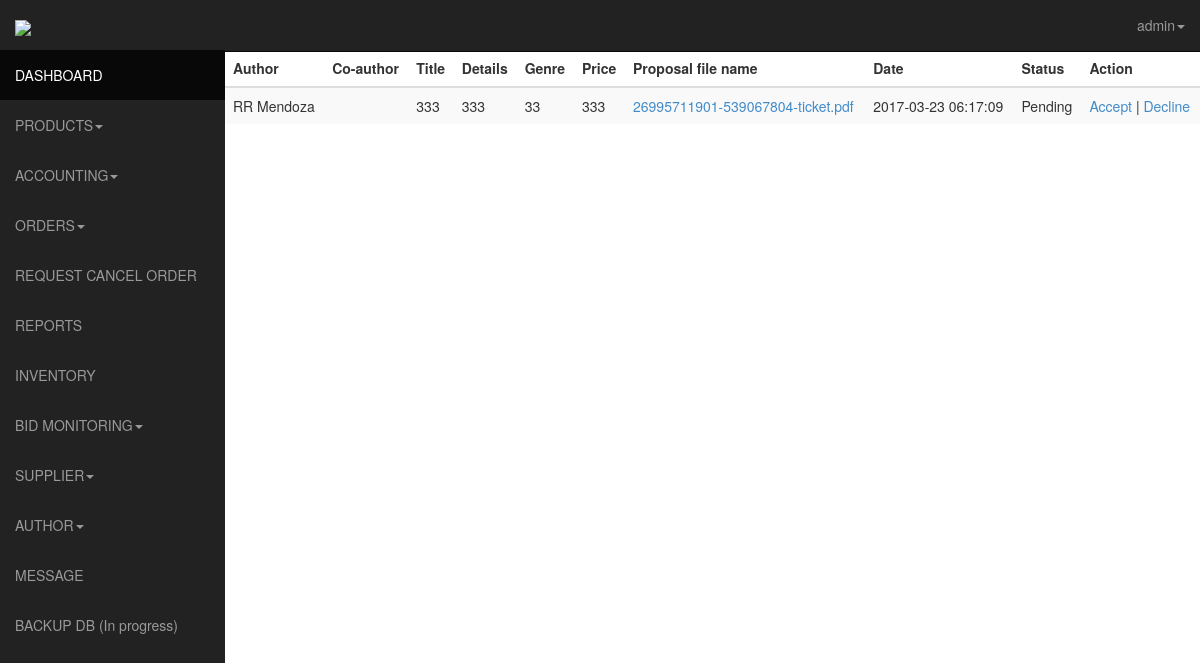
The page /admin/authorbidlist.php (signed in) on the database as committed earlier.
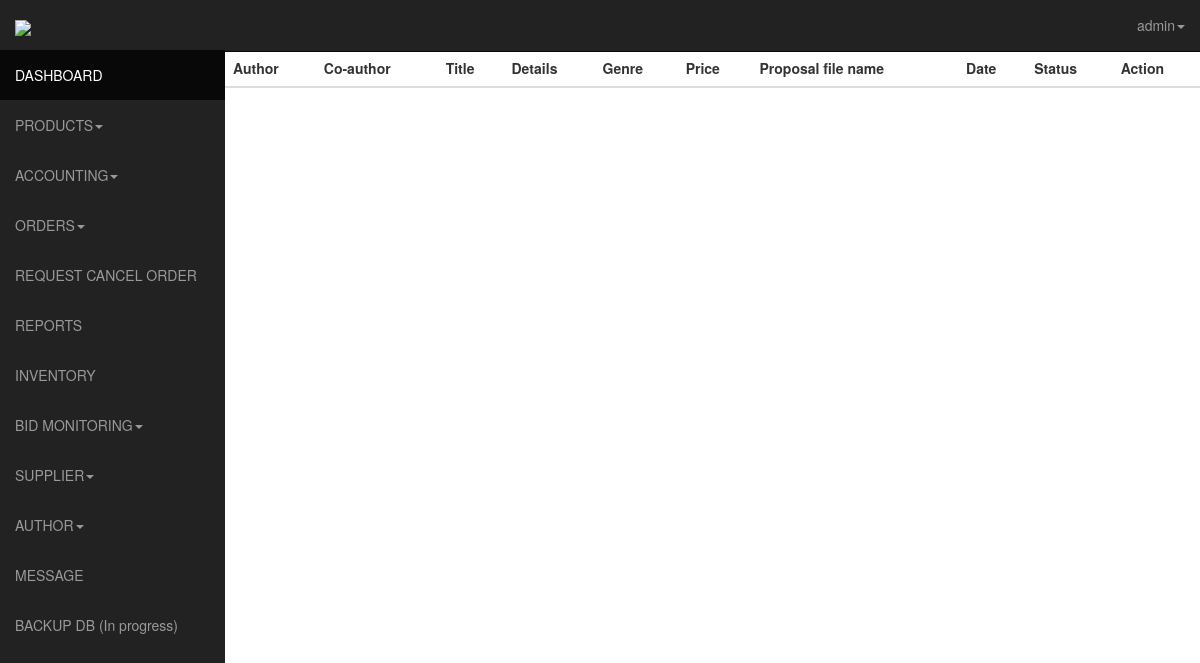
The same page on the database as committed later.
### tables this page shows
CREATE TABLE IF NOT EXISTS `author_bid` (
  `id` int(11) NOT NULL AUTO_INCREMENT,
  `bid_id` int(11) NOT NULL,
  `title` varchar(255) NOT NULL,
  `details` varchar(255) NOT NULL,
  `co_author` varchar(255) NOT NULL,
  `author_id` int(11) NOT NULL,
  `genre` varchar(255) NOT NULL,
  `projected_price` varchar(255) NOT NULL,
  `status` varchar(19) DEFAULT NULL,
  `created_date` timestamp NOT NULL DEFAULT CURRENT_TIMESTAMP,
  PRIMARY KEY (`id`)
);

CREATE TABLE IF NOT EXISTS `users` (
  `id` int(11) NOT NULL AUTO_INCREMENT,
  `usn` varchar(50) NOT NULL,
  `fname` varchar(120) NOT NULL,
  `lname` varchar(120) NOT NULL,
  `birthday` date NOT NULL,
  `address` varchar(60) NOT NULL,
  `contact` int(11) NOT NULL,
  `email` varchar(120) NOT NULL,
  `password` varchar(128) NOT NULL,
  `activate` int(11) NOT NULL,
  `code` int(11) NOT NULL,
  `date` date NOT NULL,
  `block` int(11) NOT NULL,
  `pic` int(11) NOT NULL,
  `ext` varchar(5) NOT NULL,
  `admin` int(11) NOT NULL,
  `user_type` int(10) NOT NULL,
  PRIMARY KEY (`id`)
);

CREATE TABLE IF NOT EXISTS `uploaded_bid_file` (
  `id` int(11) NOT NULL AUTO_INCREMENT,
  `bid_id` int(11) NOT NULL,
  `author_id` int(11) NOT NULL,
  `file_name` varchar(255) NOT NULL,
  `ext` varchar(10) NOT NULL,
  `active` int(11) NOT NULL,
  `created_date` timestamp NOT NULL DEFAULT CURRENT_TIMESTAMP,
  PRIMARY KEY (`id`)
);

### admin/authorbidlist.php (the view, shortened to what this page needs)
<!DOCTYPE html>
<html lang="en">
  <head>
    <link href="css/bootstrap.css" rel="stylesheet">
    <link href="css/sb-admin.css" rel="stylesheet">
    <link rel="stylesheet" href="css/morris-0.4.3.min.css">
  </head>
  <body>
    <div id="wrapper">
      <nav class="navbar navbar-inverse  navbar-fixed-top" role="navigation">
      <?php include 'template/sidebar.php';?>
    <?php include 'template/top.php';?>
    </nav>
    <div class="table-responsive">
      <table class="table table-striped">
        <thead>
    <th>Author</th>
    <th>Co-author</th>
    <th>Title</th>
    <th>Details</th>
    <th>Genre</th>
    <th>Price</th>
    <th>Proposal file name</th>
    <th>Date</th>
    <th>Status</th>
    <th>Action</th>
  </thead>
  <?php
  $sql = mysql_query("SELECT author_bid.id as author_bid_id, author_bid. * , bids.id as bids_id, bids . *, uploaded_bid_file.id as uploaded_bid_file_id,  uploaded_bid_file.*, users.id as users_id, users.*
FROM author_bid
INNER JOIN bids ON bids.id = author_bid.bid_id
INNER JOIN users ON author_bid.author_id=users.id
INNER JOIN uploaded_bid_file ON uploaded_bid_file.bid_id=bids.id WHERE users.user_type=2 AND author_bid.status!=-1 AND author_bid.status!=1 AND uploaded_bid_file.active=1 AND bids.active=1");
  $requestCount = mysql_num_rows($sql);
  if ($requestCount > 0) {
     while ($row = mysql_fetch_array($sql)) {
      $author_bid_id = $row['author_bid_id'];
      $bids_id = $row['bids_id'];
      $uploaded_bid_file_id = $row['uploaded_bid_file_id'];
      $users_id = $row['users_id'];
      $fname = $row['fname'];
      $lname = $row['lname'];
      $coauthor = $row['co_author'];
      $title = $row['title'];
      $details = $row['details'];
      $genre = $row['genre'];
      $price = $row['projected_price'];
      $filename = $row['file_name'];
      $date = $row['created_date'];
      $status = ($row['status'] == '0' ? 'Pending' : 'Completed');
      echo "
        <tr>
          <td>$fname $lname</td>
          <td>$coauthor</td>
          <td>$title</td>
          <td>$details</td>
          <td>$genre</td>
          <td>$price</td>
          <td><a href='viewuploadedbid.php?filename=$filename'>$filename</a></td>
          <td>$date</td>
          <td>$status</td>
          <td><a href='uploadcontract.php?type=author&id=$author_bid_id&id2=$bids_id&id3=$uploaded_bid_file_id&id4=$users_id'>Accept</a> | <a href='authorbidlist.php?action=decline&id=$author_bid_id&id2=$bids_id&id3=$uploaded_bid_file_id&id4=$users_id'>Decline</a></td>
        </tr>
      ";
     }
  }
   ?>
      </table>
    </div>
    </div>
    </body>
    </html>

Rows that differ between the two databases and show on the page:
removed author_bid: users.fname "RR", users.lname "Mendoza", title "333", details "333", genre "33", projected_price "333", uploaded_bid_file.file_name "26995711901-539067804-ticket.pdf", uploaded_bid_file.created_date "2017-03-23 06:17:09", status "Pending"
